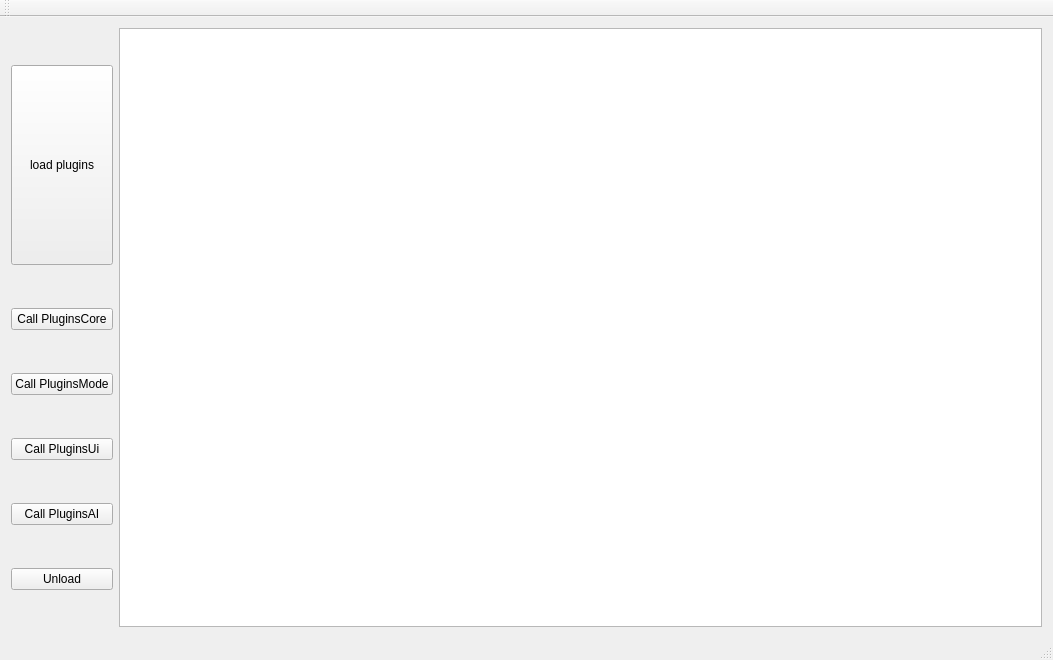
<?xml version="1.0" encoding="UTF-8"?>
<ui version="4.0">
 <class>MainWindow</class>
 <widget class="QMainWindow" name="MainWindow">
  <property name="geometry">
   <rect>
    <x>0</x>
    <y>0</y>
    <width>1053</width>
    <height>660</height>
   </rect>
  </property>
  <property name="windowTitle">
   <string>MainWindow</string>
  </property>
  <widget class="QWidget" name="centralWidget">
   <layout class="QHBoxLayout" name="horizontalLayout">
    <item>
     <layout class="QVBoxLayout" name="verticalLayout">
      <item>
       <widget class="QPushButton" name="pushButton">
        <property name="minimumSize">
         <size>
          <width>100</width>
          <height>200</height>
         </size>
        </property>
        <property name="text">
         <string>load plugins</string>
        </property>
       </widget>
      </item>
      <item>
       <widget class="QPushButton" name="pushButton_5">
        <property name="text">
         <string>Call PluginsCore</string>
        </property>
       </widget>
      </item>
      <item>
       <widget class="QPushButton" name="pushButton_2">
        <property name="minimumSize">
         <size>
          <width>0</width>
          <height>0</height>
         </size>
        </property>
        <property name="text">
         <string>Call PluginsMode</string>
        </property>
       </widget>
      </item>
      <item>
       <widget class="QPushButton" name="pushButton_3">
        <property name="text">
         <string>Call PluginsUi</string>
        </property>
       </widget>
      </item>
      <item>
       <widget class="QPushButton" name="pushButton_4">
        <property name="text">
         <string>Call PluginsAI</string>
        </property>
       </widget>
      </item>
      <item>
       <widget class="QPushButton" name="pushButton_6">
        <property name="text">
         <string>Unload</string>
        </property>
       </widget>
      </item>
     </layout>
    </item>
    <item>
     <widget class="QTextBrowser" name="textBrowser"/>
    </item>
   </layout>
  </widget>
  <widget class="QMenuBar" name="menuBar">
   <property name="geometry">
    <rect>
     <x>0</x>
     <y>0</y>
     <width>1053</width>
     <height>23</height>
    </rect>
   </property>
  </widget>
  <widget class="QToolBar" name="mainToolBar">
   <attribute name="toolBarArea">
    <enum>TopToolBarArea</enum>
   </attribute>
   <attribute name="toolBarBreak">
    <bool>false</bool>
   </attribute>
  </widget>
  <widget class="QStatusBar" name="statusBar"/>
 </widget>
 <layoutdefault spacing="6" margin="11"/>
 <resources/>
 <connections/>
</ui>
